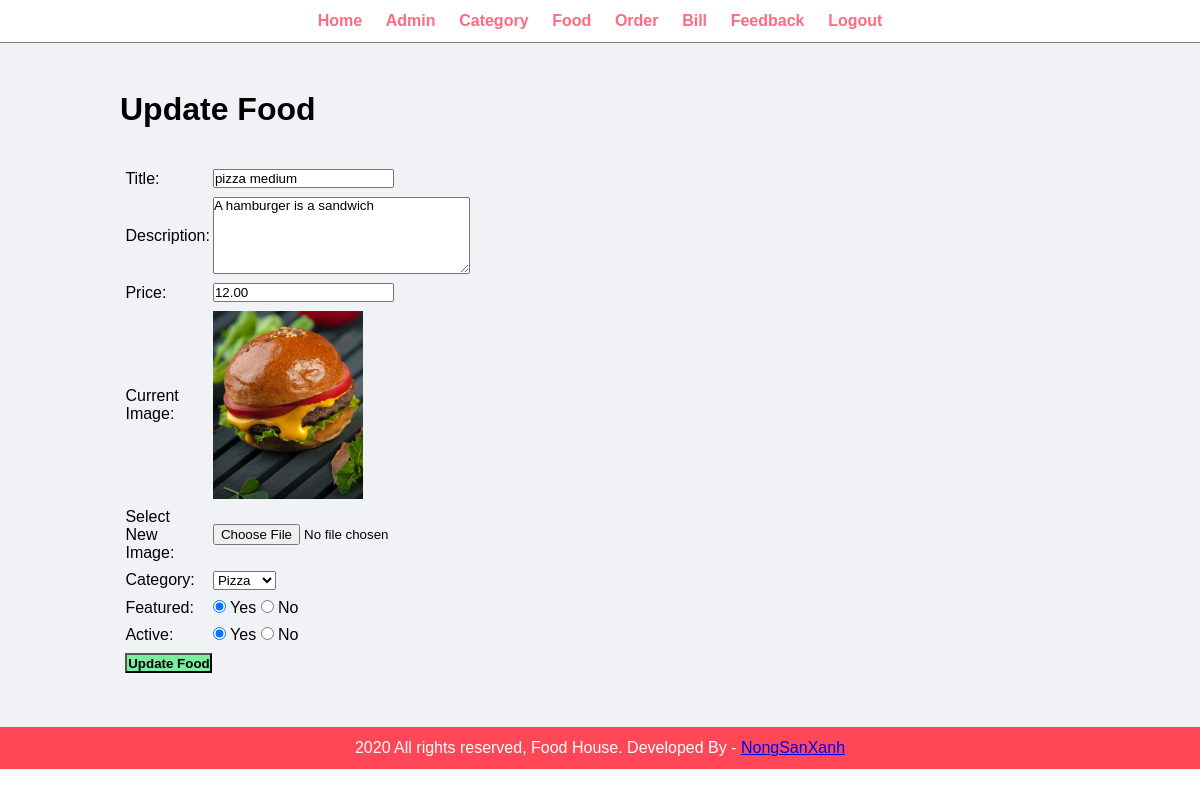
/food-order-website-php/admin/update-food.php?id=1 (signed in), run on the app's committed database.
### tables this page shows
CREATE TABLE `tbl_food` (
  `id` int(10) UNSIGNED NOT NULL,
  `title` varchar(100) NOT NULL,
  `description` text NOT NULL,
  `price` decimal(10,2) NOT NULL,
  `image_name` varchar(255) NOT NULL,
  `category_id` int(10) UNSIGNED NOT NULL,
  `featured` varchar(10) NOT NULL,
  `active` varchar(10) NOT NULL
);

CREATE TABLE `tbl_category` (
  `id` int(11) NOT NULL,
  `title` varchar(100) NOT NULL,
  `image_name` varchar(255) NOT NULL,
  `featured` varchar(10) NOT NULL,
  `active` varchar(10) NOT NULL
);

### food-order-website-php/admin/update-food.php (the view, shortened to what this page needs)
<?php include('partials/menu.php'); ?>
<?php
    if(isset($_GET['id']))
    {
        $id = $_GET['id'];
        $sql2 = "SELECT * FROM tbl_food WHERE id=$id";
        $res2 = mysqli_query($conn, $sql2);
        $row2 = mysqli_fetch_assoc($res2);
        $title = $row2['title'];
        $description = $row2['description'];
        $price = $row2['price'];
        $current_image = $row2['image_name'];
        $current_category = $row2['category_id'];
        $featured = $row2['featured'];
        $active = $row2['active'];
    }
    else
    {
        header('location:'.SITEURL.'admin/manage-food.php');
    }
?>
<div class="main-content">
    <div class="wrapper">
        <h1>Update Food</h1>
        <br><br>
        <form action="" method="POST" enctype="multipart/form-data">
        <table class="tbl-30">
            <tr>
                <td>Title: </td>
                <td>
                    <input type="text" name="title" value="<?php echo $title; ?>">
                </td>
            </tr>
            <tr>
                <td>Description: </td>
                <td>
                    <textarea name="description" cols="30" rows="5"><?php echo $description; ?></textarea>
                </td>
            </tr>
            <tr>
                <td>Price: </td>
                <td>
                    <input type="number" name="price" value="<?php echo $price; ?>">
                </td>
            </tr>
            <tr>
                <td>Current Image: </td>
                <td>
                    <?php
                        if($current_image == "")
                        {
                            echo "<div class='error'>Image not Available.</div>";
                        }
                        else
                        {
                            ?>
                            <img src="<?php echo SITEURL; ?>images/food/<?php echo $current_image; ?>" width="150px">
                            <?php
                        }
                    ?>
                </td>
            </tr>
            <tr>
                <td>Select New Image: </td>
                <td>
                    <input type="file" name="image">
                </td>
            </tr>
            <tr>
                <td>Category: </td>
                <td>
                    <select name="category">
                        <?php
                            $sql = "SELECT * FROM tbl_category WHERE active='Yes'";
                            $res = mysqli_query($conn, $sql);
                            $count = mysqli_num_rows($res);
                            if($count>0)
                            {
                                while($row=mysqli_fetch_assoc($res))
                                {
                                    $category_title = $row['title'];
                                    $category_id = $row['id'];
                                    ?>
                                    <option <?php if($current_category==$category_id){echo "selected";} ?> value="<?php echo $category_id; ?>"><?php echo $category_title; ?></option>
                                    <?php
                                }
                            }
                            else
                            {
                                echo "<option value='0'>Category Not Available.</option>";
                            }
                        ?>
                    </select>
                </td>
            </tr>
            <tr>
                <td>Featured: </td>
                <td>
                    <input <?php if($featured=="Yes") {echo "checked";} ?> type="radio" name="featured" value="Yes"> Yes
                    <input <?php if($featured=="No") {echo "checked";} ?> type="radio" name="featured" value="No"> No
                </td>
            </tr>
            <tr>
                <td>Active: </td>
                <td>
                    <input <?php if($active=="Yes") {echo "checked";} ?> type="radio" name="active" value="Yes"> Yes
                    <input <?php if($active=="No") {echo "checked";} ?> type="radio" name="active" value="No"> No
                </td>
            </tr>
            <tr>
                <td>
                    <input type="submit" name="submit" value="Update Food" class="btn-secondary">
                </td>
            </tr>
        </table>
        </form>
    </div>
</div>
<?php include('partials/footer.php'); ?>

### food-order-website-php/css/admin.css (style rules this page uses)
* { margin: 0; padding: 0; font-family: Arial, Helvetica, sans-serif; }
.wrapper { padding: 1%; width: 80%; margin: 0 auto; }
.tbl-30 { width: 30%; }
table tr td { padding: 1%; }
.btn-secondary { background-color: #7bed9f; padding: 1%; color: black; text-decoration: none; font-weight: bold; }
.main-content { background-color: #f1f2f6; padding: 3% 0; }

### data on the page
tbl_food: title "pizza medium", description "A hamburger is a sandwich", price "12.00", image_name (picture), category "Pizza", featured "☑", active "☑"
